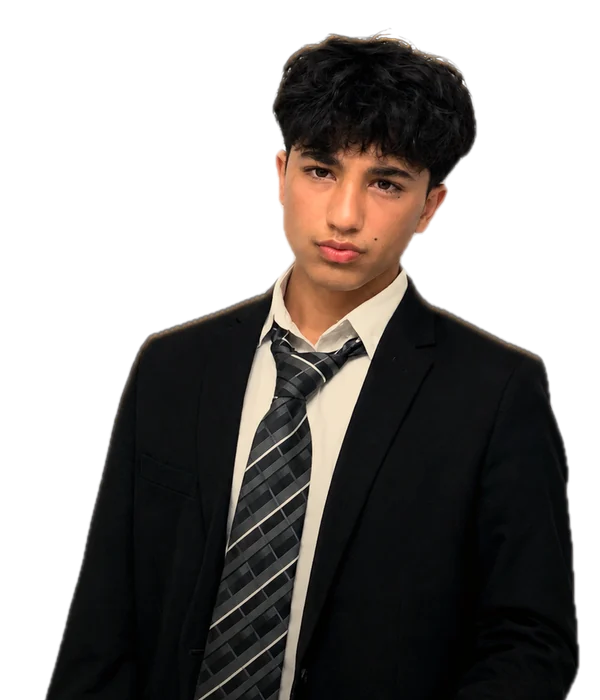
#> input picture assets/img/sayed-600.webp, 600 x 700 px
$ python portrait.py ../assets/img/sayed-600.webp
#> lines starting #> are read from the running program, lines starting #| are printed output that depends on the picture; after the words box and inside, x2 and y2 are one past the last pixel; in counts of white or black regions, pixels touching at a corner belong together; pictures that were not available may be replaced by others from this repository, and a replacement may not be noted
#!/usr/bin/env python3
"""Turn a new photo of Sayed into the page's portrait, and re-measure the face
so the desktop name layout stays exact.

    python3 tools/portrait.py "/path/to/photo.jpg" [--bg auto|white|dark]

Does: subject lift with Apple Vision (tools/lift.swift, macOS 14+), removes the
background's colour from the edges, grades for the copper-lit room, crops to
the page's 848:990 frame (shoulders to the edges, 5% air above the hair),
exports AVIF + WebP + the rim mask, rebuilds the vCard photo, then prints the
three CSS numbers to paste into index.html (--hc, --band, --capy) and the two
fractions tools/qa.py uses for its head check.
Needs: pillow numpy (pip3 install --user pillow numpy).
"""
import subprocess
import sys
import tempfile
from pathlib import Path

import numpy as np
from PIL import Image, ImageFilter

ROOT = Path(__file__).resolve().parent.parent
OUT = ROOT / "assets" / "img"
ASPECT = 848 / 990


def gblur(x, s):
    r = int(3 * s + 0.5)
    k = np.exp(-0.5 * (np.arange(-r, r + 1) / s) ** 2)
    k /= k.sum()
    y = np.apply_along_axis(lambda v: np.convolve(v, k, mode="same"), 0, x)
    return np.apply_along_axis(lambda v: np.convolve(v, k, mode="same"), 1, y)


def main():
    src_path = Path(sys.argv[1]).expanduser()
    tmp = Path(tempfile.mkdtemp())
    mask_path = tmp / "mask.png"
    subprocess.run(["swift", str(ROOT / "tools" / "lift.swift"), str(src_path), str(mask_path)], check=True)
#> (this line was passed over: subprocess is not available in this run)
    src = np.asarray(Image.open(src_path).convert("RGB")).astype(np.float32) / 255
    aI = Image.open(mask_path).convert("L")
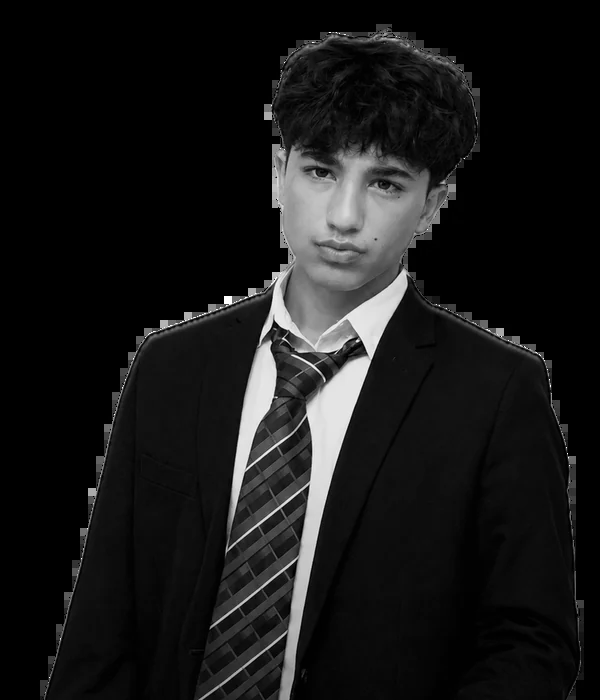
#> aI: PIL image 600x700 L; min 0, max 255, mean 23.9
    a = np.asarray(aI).astype(np.float32) / 255
    bg = src[a < 0.02]
    B = bg.mean(0) if len(bg) else np.array([0.95, 0.95, 0.95], np.float32)
#> B = [0.000938, 0.00124, 0.00134]

    # un-mix the old background from the edge pixels, pull edges toward interior colour
    ae = np.maximum(a, 0.2)[..., None]
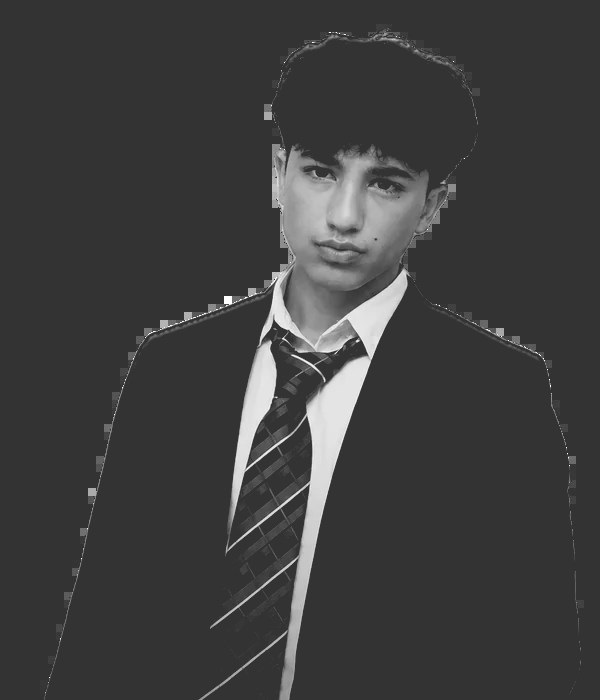
#> ae: shape (700, 600, 1) float32; min 0.2, max 1, mean 0.243
    F = np.clip((src - (1 - ae) * B) / ae, 0, 1)
    col = np.where(a[..., None] >= 0.99, src, F)
    I = (a > 0.985).astype(np.float32)
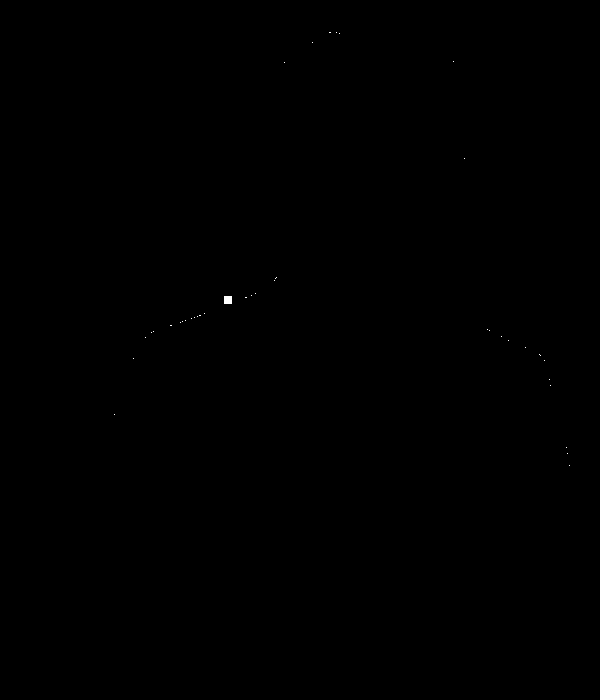
#> I: shape (700, 600) float32; values 0 (black) and 1 (white), 0.03% white; 39 white regions (38 under 20 px), largest, box (x1, y1, x2, y2) and area: (224, 296, 232, 304) 64
    den = gblur(I, 3.0)
    Cint = np.dstack([gblur(col[..., c] * I, 3.0) for c in range(3)]) / np.maximum(den, 1e-4)[..., None]
    wint = (np.clip(1 - a, 0, 1) ** 0.6 * 0.85)[..., None] * (den > 0.02)[..., None]
    col = np.where(a[..., None] < 0.99, col * (1 - wint) + Cint * wint, col)
    a2 = np.asarray(aI.filter(ImageFilter.MinFilter(3)).filter(ImageFilter.GaussianBlur(0.6))).astype(np.float32) / 255
    a2 = np.clip((a2 - 0.08) / 0.92, 0, 1)

    # white/grey ground only: background showing between hair strands at the crown
    if B.mean() > 0.6:
        ys_, xs_ = np.where(a2 > 0.5)
        crown = np.zeros_like(a2)
        crown[: ys_.min() + int(0.17 * (ys_.max() - ys_.min())), :] = 1.0
        crown = gblur(crown, 5.0)
        lum0 = 0.2126 * col[..., 0] + 0.7152 * col[..., 1] + 0.0722 * col[..., 2]
        sat = col.max(-1) - col.min(-1)
        kill = gblur(np.clip((lum0 - 0.28) / 0.30, 0, 1) * np.clip((0.10 - sat) / 0.06, 0, 1) * crown, 0.8)
        a2 = a2 * (1 - np.clip(kill * 1.2, 0, 1))
        col = col * (1 - 0.6 * kill[..., None])

    # grade: tame whites, warm a touch (the room is lit copper)
    lum = 0.2126 * col[..., 0] + 0.7152 * col[..., 1] + 0.0722 * col[..., 2]
    lum2 = np.where(lum > 0.78, 0.78 + (lum - 0.78) * 0.55, lum)
    col = col * (lum2 / np.maximum(lum, 1e-4))[..., None] * np.array([1.035, 1.0, 0.935], np.float32)
    col = np.clip((col - 0.5) * 1.04 + 0.5 - 0.012, 0, 1)
    # one grade with the room: warm highlights, bronze in the shadows
    lum = 0.2126 * col[..., 0] + 0.7152 * col[..., 1] + 0.0722 * col[..., 2]
    hi = np.clip((lum - 0.45) / 0.4, 0, 1)[..., None]
    lo = np.clip((0.35 - lum) / 0.35, 0, 1)[..., None]
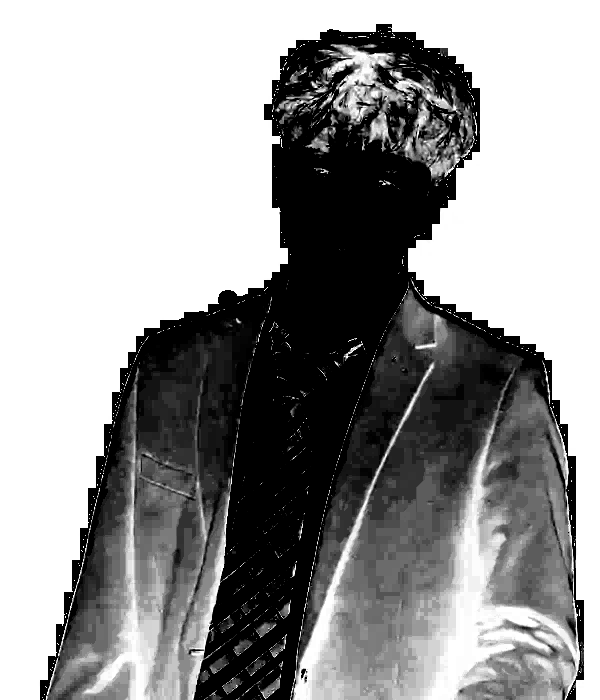
#> lo: shape (700, 600, 1) float64; min 0, max 1, mean 0.598
    col = np.clip(col * (1 + hi * np.array([0.03, 0.0, -0.05])) + lo * np.array([0.012, 0.007, 0.0]), 0, 1)

    # baked backlight: the key light sits behind and above the head, so only the
    # edges whose outward normal faces it catch light (hair crown, shoulder tops).
    # Built from the alpha itself, so it follows every strand; nothing is drawn around him.
    ab = gblur(a2, 3.5)   # soft edge first: a jagged cut-out edge must not make beaded light
    gy_, gx_ = np.gradient(ab)
    mag = np.sqrt(gx_ ** 2 + gy_ ** 2) + 1e-6
    nx, ny = -gx_ / mag, -gy_ / mag
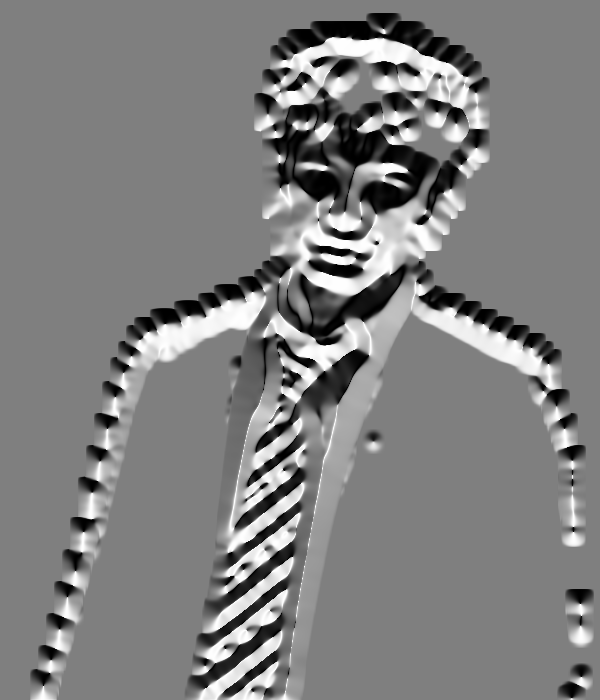
#> ny: shape (700, 600) float64; min -1, max 1, mean 0.00507; drawn with min black and max white
    Ld = np.array([-0.18, -1.0]); Ld /= np.linalg.norm(Ld)
    facing = np.clip(nx * Ld[0] + ny * Ld[1], 0, 1) ** 1.4
    edge = np.clip((a2 - gblur(a2, 3.5)) * 3.0, 0, 1)
    ys_, xs_ = np.where(a2 > 0.5)
#> ys_ = 19650 values from 113 to 699; xs_ = 19650 values, max 502 at index 10134, min 89 at index 17431, mean 319.8
    yy = (np.arange(a2.shape[0]) - ys_.min()) / max(1, ys_.max() - ys_.min())
#> yy = 700 values from -0.193 to 1
    wy = np.clip(1 - (yy - 0.20) / 0.07, 0, 1)[:, None]   # hair only; the jacket edge stays matte
#> wy = 700 values, max 1 at index 0, min 0 at index 272, mean 0.359
    rim = (edge * facing * wy * 0.95)[..., None]
    col = 1 - (1 - col) * (1 - rim * np.array([1.0, 0.72, 0.44]))

    # crop: shoulders to the frame edges, 5% air above the hair, page aspect
    ys, xs = np.where(a2 > 0.5)
#> ys = 19650 values from 113 to 699; xs has the same summary as xs_
    top, left, right = ys.min(), xs.min(), xs.max()
#> top = 113; left = 89; right = 502
    w = int((right - left) * 1.08)
#> w = 446
    h = int(w / ASPECT)
#> h = 520
    cx = (left + right) // 2
#> cx = 295
    x0 = max(0, cx - w // 2)
#> x0 = 72
    y0 = max(0, top - int(0.05 * h))
#> y0 = 87
    H, W = a2.shape
#> H = 700; W = 600
    x1, y1 = min(W, x0 + w), min(H, y0 + h)
#> x1 = 518; y1 = 607
    if y1 - y0 < h:
        print(f"note: photo ends {h - (y1 - y0)}px short of the frame; the bottom fades out anyway")
    col_c, a_c = col[y0:y1, x0:x1], a2[y0:y1, x0:x1]
    hh = a_c.shape[0]
#> hh = 520
    t = np.clip((np.arange(hh) / hh - 0.58) / 0.42, 0, 1)
#> t = 520 values from 0 to 0.995
    col_c = col_c * (1 - 0.30 * t ** 1.4)[:, None, None]
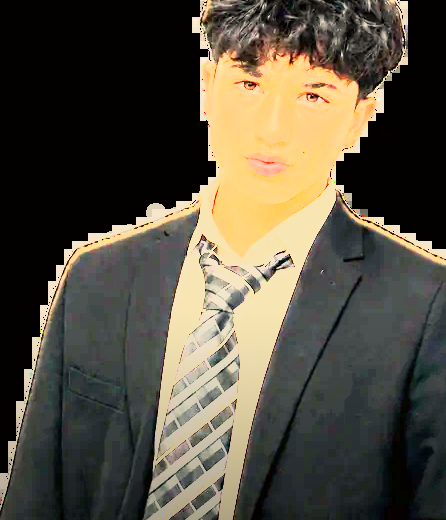
#> col_c: shape (520, 446, 3) float64; mean R, G, B 0.338, 0.313, 0.256
    img = Image.fromarray((np.dstack([col_c, a_c]) * 255 + 0.5).astype(np.uint8))
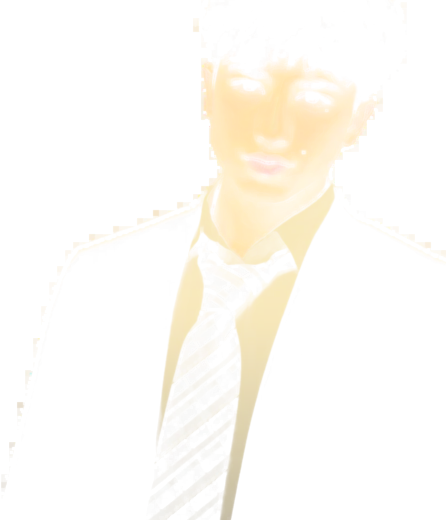
#> img: PIL image 446x520 RGBA; mean R, G, B, A 86.1, 79.9, 65.3, 22.4; transparent parts drawn white
    canvas = Image.new("RGBA", (w, h), (0, 0, 0, 0))
#> canvas: PIL image 446x520 RGBA; every value is 0
    canvas.paste(img, (0, 0))
    big = canvas.resize((848, 990), Image.LANCZOS)
    for wpx in (848, 600):
        im = big if wpx == 848 else big.resize((600, round(990 * 600 / 848)), Image.LANCZOS)
        im.save(OUT / f"sayed-{wpx}.webp", quality=86, method=6)
        im.save(OUT / f"sayed-{wpx}.avif", quality=68)
    m = Image.new("RGBA", (212, 248), (255, 255, 255, 0))
    m.putalpha(big.split()[3].resize((212, 248), Image.LANCZOS))
    m.save(OUT / "sayed-mask.png", optimize=True)
    if canvas.size[0] < 1500:
        print(f"note: source gives {canvas.size[0]}px of width; >=1700px keeps desktop retina sharp")
#| note: source gives 446px of width; >=1700px keeps desktop retina sharp

    # measure: the narrowest 11%-tall band between 25% and 50% (chin/neck), head centre
    al = np.asarray(big.split()[3]).astype(np.float32) / 255
    rows = []
    for fy in np.arange(0.25, 0.50, 0.005):
        r = np.where(al[int(fy * 990)] > 0.5)[0]
        rows.append((fy, r.min() / 848, r.max() / 848) if len(r) else (fy, 0.5, 0.5))
#> this loop made 50 passes
#> r on passes 16 to 18: [515, 516], [414], [414]
#> after the loop, rows = 50 items, first 6: (0.25, 0.471, 0.732), (0.255, 0.471, 0.728), (0.26, 0.471, 0.719), (0.265, 0.471, 0.717), (0.27, 0.471, 0.716), (0.275, 0.471, 0.71)
    best = None
    for i in range(len(rows)):
        band = [r for r in rows if rows[i][0] <= r[0] <= rows[i][0] + 0.11]
        lo, hi = min(r[1] for r in band), max(r[2] for r in band)
        if best is None or hi - lo < best[2] - best[1]:
            best = (rows[i][0], lo, hi)
#> this loop made 50 passes
#> (band, lo, hi, best) on pass 49: ([(0.49, 0.527, 0.683), (0.495, 0.433, 0.68)], 0.433, 0.683, (0.49, 0.433, 0.683))
#> (lo, hi, best) on passes 1, 47, 48, 50: (0.471, 0.745, (0.25, 0.471, 0.745)), (0.433, 0.689, (0.48, 0.433, 0.689)), (0.433, 0.685, (0.485, 0.433, 0.685)), (0.433, 0.68, (0.495, 0.433, 0.68))
    fy, lo, hi = best
#> fy = 0.495
    print("\nPaste into index.html (desktop block, .hero):")
    print(f"  --band:{hi - lo + 0.02:.3f}; --hc:{(lo + hi) / 2:.3f}; --capy:{fy + 0.055:.3f};")
#|   --band:0.268; --hc:0.557; --capy:0.550;
    print("And in tools/qa.py (head check):")
    print(f"  fig.width * {lo:.3f}  …  fig.width * {hi:.3f}")
#|   fig.width * 0.433  …  fig.width * 0.680
    subprocess.run([sys.executable, str(ROOT / "tools" / "build.py")], check=True)
#> (this line was passed over: subprocess is not available in this run)
    print("vCard photo rebuilt. Re-render og.jpg (README) and run tools/qa.py.")


if __name__ == "__main__":
    main()
